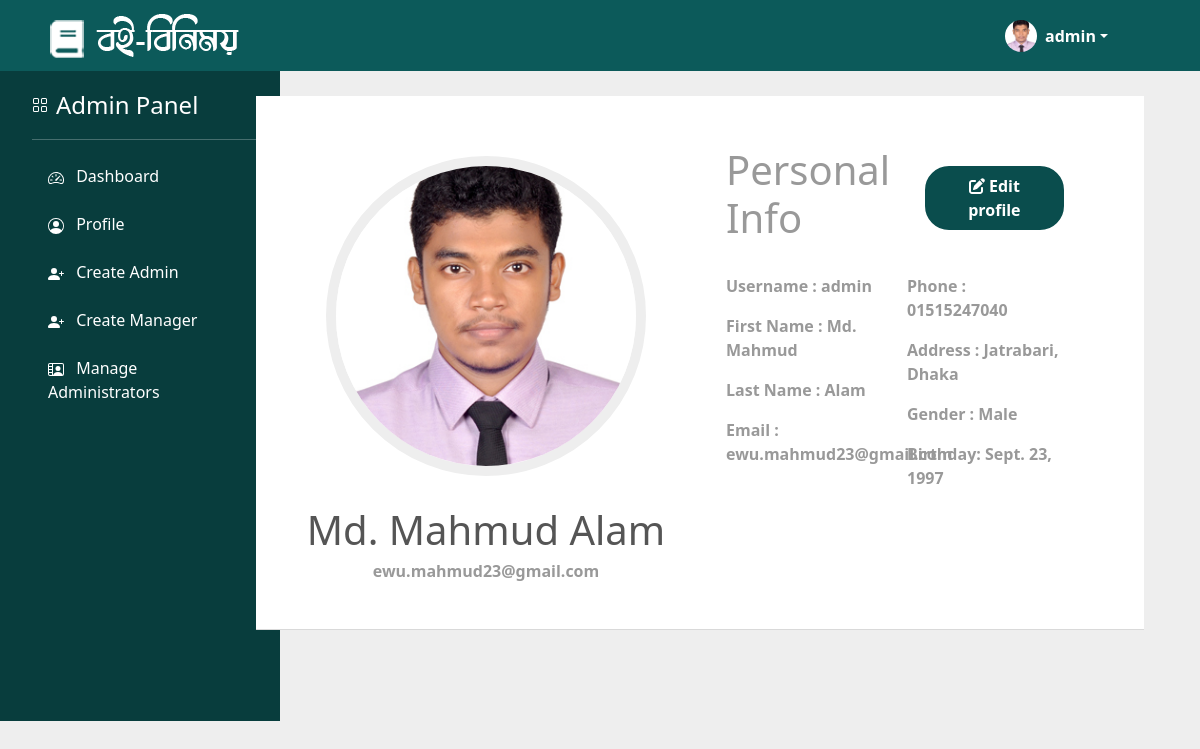
Screenshot of /admin-profile/admin/ (signed in) with the database file from the repository.
### users/models.py (models this page shows, shortened)
class Admin(models.Model):
    GENDER_TYPE = (
        ('Male','Male'),
        ('Female','Female'),
        ('Others','Others')
    )
    username = models.OneToOneField(User, null=True, blank=True, on_delete=models.CASCADE)
    first_name = models.CharField(max_length=200, null=True, blank=True)
    last_name = models.CharField(max_length=200, null=True, blank=True)
    profile_pic = models.ImageField(default='profile-white.png', null=True, blank=True)
    phone = models.CharField(max_length=200, null=True, blank=True)
    email = models.CharField(max_length=200, null=True, blank=True)
    address = models.CharField(max_length=200, null=True, blank=True)
    gender = models.CharField(max_length=50,choices=GENDER_TYPE, null=True,blank=True)
    birth_date = models.DateField(null=True, blank=True)
    created = models.DateTimeField(auto_now_add=True)
    updated = models.DateTimeField(auto_now=True)
    @property
    def adminImageURL(self):
        try:
            img = self.profile_pic.url
        except:
            img = ''
        return img

### users/decorators.py (the view)
        def wrapper_func(request, *args, **kwargs):
            group = None
            if request.user.groups.exists():
                group = request.user.groups.all()[0].name
            if group in allowed_roles:
                return view_func(request, *args, **kwargs)
            else:
                return render(request,'users/unauthorized_page.html')

### users/views.py (called while the page is built)
@login_required(login_url='login')
@allowed_users(allowed_roles=['admin'])
def adminProfile(request, username):
    admin = Admin.objects.get(username=request.user)
    context = {'admin':admin,'flag':True}
    return render(request,'admin/admin_profile.html',context)

### templates/admin/admin_profile.html (shortened to what this page needs)
<!DOCTYPE html>
{% extends 'admin/main_admin_template.html' %}
{% load static %}
    {% block context %}
    <div class="container">
        <div class="page-heading">
            <div class="media clearfix">
                <div class="media-left pr30">
                    <div class="user-heading round">
                        <a href='{% url "admin-profile" admin.username %}'>
                        <img class="media-object mw150" src='{{admin.adminImageURL}}' alt="...">
                        </a>
                    </div>
                    <h1 class="media-heading text-center">{{admin.first_name}} {{admin.last_name}}</h1>
                    <p class="text-center">{{admin.email}}</p>
                </div>
                <div class="media-body va-m">
                    <div class="d-flex justify-content-between">
                        <h1>Personal Info</h1>
                        <div class="d-flex align-items-center">
                            <a class="btn btn-darkgreen" href='{% url "edit-admin-profile" %}'><i class="fas fa-edit"></i> Edit profile</a>
                        </div>
                    </div>
                    <br>
                    <div class="row">
                        <div class="col-md-6">
                            <p><span>Username </span>: {{admin.username}}</p>
                            <p><span>First Name </span>: {{admin.first_name}}</p>
                            <p><span>Last Name </span>: {{admin.last_name}}</p>
                            <p><span>Email </span>: {{admin.email}}</p>
                        </div>
                        <div class="col-md-6">
                            <p><span>Phone </span>: {{admin.phone}}</p>
                            <p><span>Address </span>: {{admin.address}}</p>
                            <p><span>Gender </span>: {{admin.gender}}</p>
                            <p><span>Birthday</span>: {{admin.birth_date}}</p>
                        </div>
                    </div>
                    <br><br>
                </div>
            </div>
        </div>
    </div>
    {% endblock %}

### templates/admin/admin_navbar.html (shortened to what this page needs)
{% load static %}
<nav class="navbar navbar-expand-lg navbar-dark bg-admin-navbar">
    <div class="container-fluid" style="margin: 0 80px 0 35px;">
      <a class="navbar-brand" href="{% url 'home' %}"><img src="{% static 'images/logo.png' %}" alt=""></a>
      <div>
          <div class="collapse navbar-collapse" id="navbarNav">
            <ul class="navbar-nav">
              <li class="nav-item">
                <div class="dropdown">
                    <a href="/" class="d-flex align-items-center text-white text-decoration-none dropdown-toggle" id="dropdownUser1" data-bs-toggle="dropdown" aria-expanded="false">
                      {% if flag == True %}
                      <img src='{{admin.adminImageURL}}' alt="" width="32" height="32" class="rounded-circle me-2">
                      {% endif %}
                        <strong>{{request.user}}</strong>
                    </a>
                </div>
              </li>
            </ul>
          </div>
      </div>
    </div>
  </nav>

### static/css/style.css (style rules this page uses)
a { text-decoration: none; }
body { background:#eee; }
.user-heading { color: #fff; border-radius: 4px 4px 0 0; -webkit-border-radius: 4px 4px 0 0; padding: 30px; text-align: center; }
.user-heading.round a { border-radius: 50%; -webkit-border-radius: 50%; border: 10px solid #eee; display: inline-block; }
.user-heading a img { width: 300px; height: 300px; border-radius: 50%; -webkit-border-radius: 50%; }
.page-heading { position: relative; padding: 30px 40px; margin: 25px 20px; border-bottom: 1px solid #d9d9d9; background-color: #fff; }
.media { color: #999999; font-weight: 600; margin-top: 15px; }
.media:first-child { margin-top: 0; }
.media-left, .media > .pull-left { padding-right: 10px; }
.media-left, .media-right, .media-body { display: table-cell; vertical-align: top; }
.media-body { padding: 20px 40px; width: 100%; }
.media-heading { color: #555555; margin-top: 0; margin-bottom: 5px; }

### static/css/panel-style.css (style rules this page uses)
.bg-admin-navbar { background-color: #0c5a5a; }
.btn-darkgreen { font-weight: bold; color: white; background-color: #0a4d4d; border-radius: 1.5rem; border: 2px solid #0a4d4d; padding: 6px 32px; }

### rows the page displays
Admin: adminImageURL (picture), first_name "Md. Mahmud", last_name "Alam", email "ewu.mahmud23@gmail.com", username "admin", phone "01515247040", address "Jatrabari, Dhaka", gender "Male", birth_date "Sept. 23, 1997"

### other values shown
{{ request.user }} "admin"
